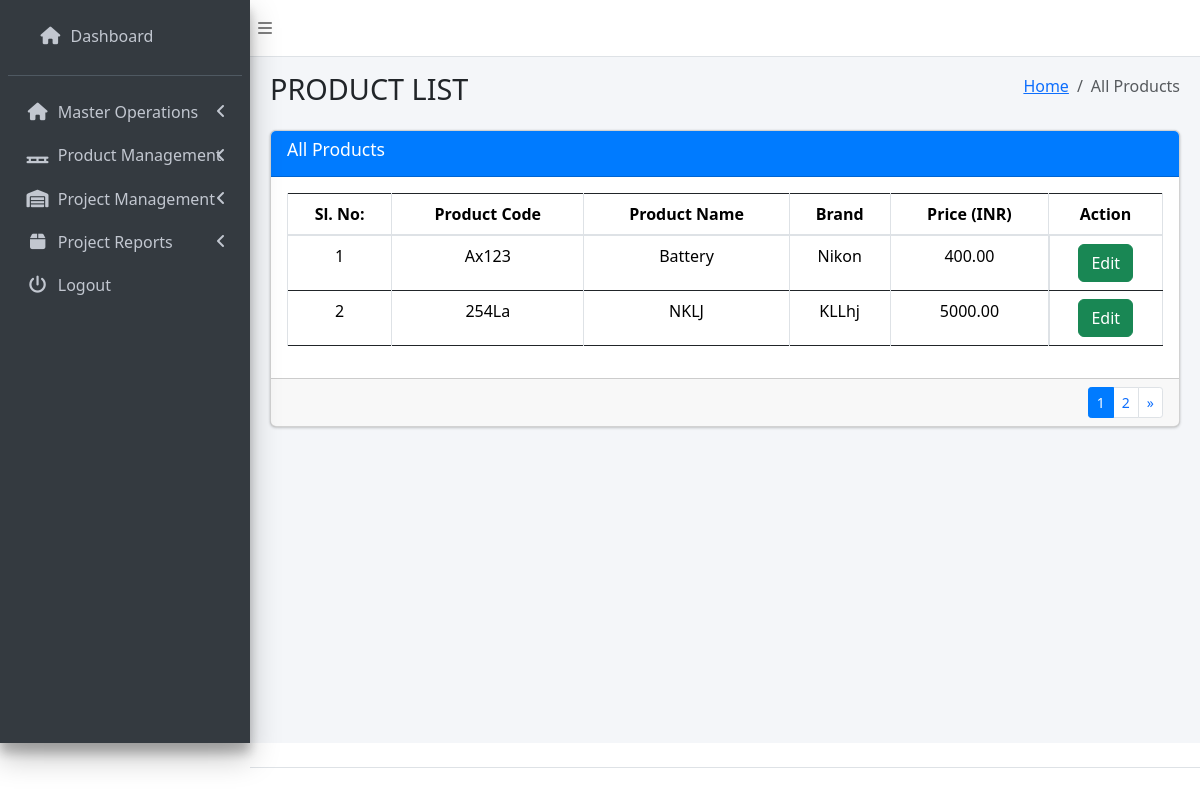
Page /Product_list/ (signed in) on the committed database.
### Base/models.py (models this page shows, shortened)
class Product(models.Model):
    PRODUCT_PHASE_CHOICES = [
        ('Three Phase', 'Three Phase'),
        ('Single Phase', 'Single Phase'),
    ]
    POLE_CHOICES = [
        ('3 Pole', '3 Pole'),
        ('4 Pole', '4 Pole'),
    ]
    product_code = models.CharField(max_length=255, unique=True)
    product_name = models.CharField(max_length=255)
    brand_name = models.CharField(max_length=255, blank=True, null=True)
    price_per_unit = models.DecimalField(max_digits=10, decimal_places=2, blank=True, null=True)
    description = models.TextField(blank=True, null=True)
    item_name = models.CharField(max_length=255, blank=True, null=True)
    current_rating = models.IntegerField(blank=True, null=True)
    fault_current = models.IntegerField( blank=True, null=True)
    power_factor = models.DecimalField(max_digits=10, decimal_places=2, blank=True, null=True)
    phase = models.CharField(max_length=20, choices=PRODUCT_PHASE_CHOICES, blank=True, null=True)
    poles = models.CharField(max_length=20, choices=POLE_CHOICES, blank=True, null=True)
    length = models.DecimalField(max_digits=10, decimal_places=2, blank=True, null=True)
    height = models.DecimalField(max_digits=10, decimal_places=2, blank=True, null=True)
    width = models.DecimalField(max_digits=10, decimal_places=2, blank=True, null=True)
    weight = models.DecimalField(max_digits=10, decimal_places=2, blank=True, null=True)

### Base/views.py (the view)
# urls.py: path('Product_list/', login_required(views.prodlist), name='prodlist'),
@login_required
def prodlist(request):
    products = Product.objects.all()
    serial_number = 1
    for product in products:
        product.serial_number = serial_number
        serial_number += 1
    paginator = Paginator(products, 2)
    page_number = request.GET.get('page')
    try:
        products_page = paginator.page(page_number)
    except PageNotAnInteger:
        products_page = paginator.page(1)
    except EmptyPage:
        products_page = paginator.page(paginator.num_pages)
    return render(request, 'productlist.html', {'products': products_page})

### Base/templatetags/permissions_tags.py (called while the page is built)
@register.filter
def is_admin(user):
    return user.is_superuser

### template/productlist.html (shortened to what this page needs)
{% extends 'layout/base.html' %} {% load static %} {% load permissions_tags%}
{% block content %}
<div class="content-wrapper">
    <section class="content-header">
        <div class="container-fluid">
            <div class="row mb-2">
                <div class="col-sm-6">
                    <h1>PRODUCT LIST</h1>
                </div>
                <div class="col-sm-6">
                    <ol class="breadcrumb float-sm-right">
                        <li class="breadcrumb-item"><a href="{% url 'Dashboard' %}">Home</a></li>
                        <li class="breadcrumb-item active">All Products</li>
                    </ol>
                </div>
            </div>
        </div>
    </section>
    <section class="content">
        <div class="container-fluid">
            <div class="row">
                <div class="col-md-12">
                    <div class="card">
                        <div class="card-header" style="background-color: #007bff">
                            <h3 class="card-title" style="color: white">All Products</h3>
                        </div>
                        <div class="card-body">
                            <div class="table-responsive">
                                <table class="table table-bordered">
                                    <thead>
                                        <tr>
                                            <th style="text-align: center">Sl. No:</th>
                                            <th style="text-align: center">Product Code</th>
                                            <th style="text-align: center">Product Name</th>
                                            <th style="text-align: center">Brand</th>
                                            <th style="text-align: center">Price (INR)</th>
                                            <th style="text-align: center">Action</th>
                                        </tr>
                                    </thead>
                                    <tbody>
                                        {% for product in products %}
                                        <tr>
                                            <td style="text-align: center">{{ product.serial_number}}</td>
                                            <td style="text-align: center">{{ product.product_code }}</td>
                                            <td style="text-align: center">{{ product.product_name }}</td>
                                            <td style="text-align: center">{{ product.brand_name }}</td>
                                            <td style="text-align: center">{{ product.price_per_unit }}</td>
                                            <td style="display: flex; gap: 0 5px;align-items: center; justify-content: center; ">
                                                <button type="button" class="btn btn-success">
                                                    <a
                                                        style="color: white; text-decoration: none"
                                                        href="{% url 'editproduct' product.pk %}"
                                                        style="color: white"
                                                    >
                                                        Edit
                                                    </a>
                                                </button>
                                            </td>
                                        </tr>
                                        {% endfor %}
                                    </tbody>
                                </table>
                            </div>
                        </div>
                        <div class="card-footer clearfix">
                            <ul class="pagination pagination-sm m-0 float-right">
                                {% for num in products.paginator.page_range %}
                                <li class="page-item {% if num == products.number %}active{% endif %}">
                                    <a class="page-link" href="?page={{ num }}">{{ num }}</a>
                                </li>
                                {% endfor %}
                                {% if products.has_next %}
                                <li class="page-item"><a class="page-link" href="?page={{ products.next_page_number }}">&raquo;</a></li>
                                {% endif %}
                            </ul>
                        </div>
                    </div>
                </div>
            </div>
        </div>
    </section>
</div>
 {% endblock content %}

### rows in the picture
Product: serial_number "1", product_code "Ax123", product_name "Battery", brand_name "Nikon", price_per_unit "400.00"
Product: serial_number "2", product_code "254La", product_name "NKLJ", brand_name "KLLhj", price_per_unit "5000.00"

### other values in the picture
{{ num }} "1" "2"
